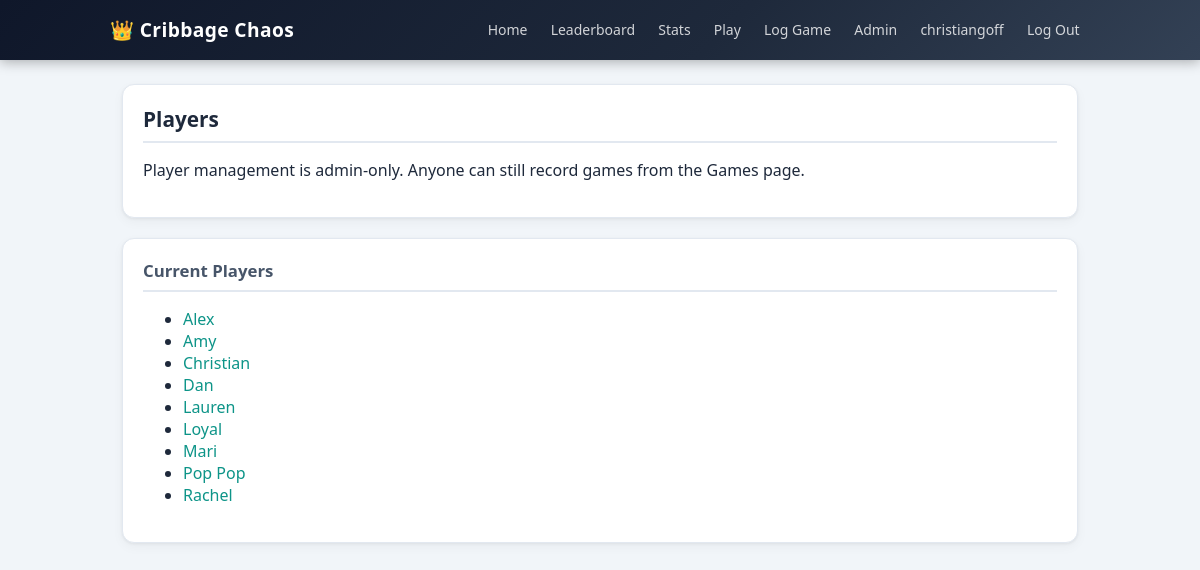
Page /players (signed in) on the committed database.
### app.py (models this page shows, shortened)
class User(db.Model):
    __tablename__ = "users"
    id = db.Column(db.Integer, primary_key=True)
    username = db.Column(db.String(80), unique=True, nullable=False)
    password_hash = db.Column(db.String(200), nullable=False)
    is_admin = db.Column(db.Boolean, default=False, nullable=False)
    player_id = db.Column(db.Integer, db.ForeignKey("players.id"), nullable=True)
    created_at = db.Column(db.DateTime, nullable=False, default=datetime.utcnow)
    player = db.relationship("Player", foreign_keys=[player_id])

class Player(db.Model):
    __tablename__ = "players"
    id = db.Column(db.Integer, primary_key=True)
    name = db.Column(db.String(80), unique=True, nullable=False)
    created_at = db.Column(db.DateTime, nullable=False, default=datetime.utcnow)

### app.py (the view)
@app.route("/players")
def players():
    all_players = Player.query.order_by(Player.name.asc()).all()
    return render_template("players.html", players=all_players)

### app.py (called while the page is built)
def current_user() -> "User | None":
    uid = session.get("user_id")
    if uid:
        return User.query.get(uid)
    return None

@app.context_processor
def inject_auth_context():
    u = current_user()
    return {"is_admin": bool(u and u.is_admin), "current_user": u}

### templates/players.html
{% extends "layout.html" %}
{% block content %}
<section class="panel">
  <h2>Players</h2>
  <p>Player management is admin-only. Anyone can still record games from the Games page.</p>
</section>
<section class="panel">
  <h3>Current Players</h3>
  <ul>
    {% for player in players %}
      <li><a href="{{ url_for('player_profile', player_id=player.id) }}" class="player-link">{{ player.name }}</a></li>
    {% else %}
      <li>No players added yet.</li>
    {% endfor %}
  </ul>
</section>
{% endblock %}

### templates/layout.html (shortened to what this page needs)
<!doctype html>
<html lang="en">
<head>
  <link rel="stylesheet" href="{{ url_for('static', filename='style.css') }}">
</head>
<body>
  <header>
    <div class="header-inner">
      <h1>👑 Cribbage Chaos</h1>
      <nav id="nav-menu">
        <a href="{{ url_for('index') }}">Home</a>
        <a href="{{ url_for('leaderboard') }}">Leaderboard</a>
        <a href="{{ url_for('stats') }}">Stats</a>
        <a href="{{ url_for('play_lobby') }}">Play</a>
        {% if current_user %}
          <a href="{{ url_for('games') }}">Log Game</a>
          {% if is_admin %}
            <a href="{{ url_for('admin_panel') }}">Admin</a>
          {% endif %}
          <a href="{{ url_for('account') }}">{{ current_user.username }}</a>
          <form method="post" action="{{ url_for('logout') }}" class="inline-nav-form">
            <button type="submit" class="link-button">Log Out</button>
          </form>
        {% else %}
          <a href="{{ url_for('login') }}">Log In</a>
          <a href="{{ url_for('register') }}">Register</a>
        {% endif %}
      </nav>
    </div>
  </header>
  <main>
    {% block content %}{% endblock %}
  </main>
</body>
</html>

### static/style.css (style rules this page uses)
:root { --bg: #f1f5f9; --ink: #1e293b; --panel: #ffffff; --line: #e2e8f0; --accent: #0d9488; --accent-dark: #0f766e; --accent-light: #f0fdfa; --gold: #f59e0b; --ok: #16a34a; --err: #dc2626; }
* { box-sizing: border-box; }
body { margin: 0; font-family: system-ui, -apple-system, "Segoe UI", Roboto, sans-serif; color: var(--ink); background: var(--bg); min-height: 100vh; }
header { background: linear-gradient(135deg, #0f172a 0%, #1e293b 60%, #334155 100%); color: white; box-shadow: 0 2px 12px rgba(0,0,0,0.3); position: sticky; top: 0; z-index: 100; }
.header-inner { max-width: 1020px; margin: 0 auto; padding: 0.875rem 1.25rem; display: flex; align-items: center; gap: 1rem; }
header h1 { margin: 0; font-size: 1.2rem; font-weight: 700; letter-spacing: 0.02em; white-space: nowrap; flex-shrink: 0; }
nav { display: flex; gap: 0.15rem; align-items: center; flex-wrap: wrap; margin-left: auto; }
nav a { color: rgba(255,255,255,0.8); text-decoration: none; font-size: 0.875rem; padding: 0.4rem 0.65rem; border-radius: 6px; transition: background 0.15s, color 0.15s; }
main { max-width: 980px; margin: 1.5rem auto; padding: 0 0.75rem; }
.panel { background: var(--panel); border: 1px solid var(--line); border-radius: 12px; padding: 1.25rem; margin-bottom: 1.25rem; box-shadow: 0 1px 3px rgba(0,0,0,0.06), 0 4px 12px rgba(0,0,0,0.04); }
.panel h2, .panel h3 { margin-top: 0; color: var(--ink); border-bottom: 2px solid var(--line); padding-bottom: 0.5rem; margin-bottom: 1rem; font-weight: 600; }
.panel h2 { font-size: 1.3rem; }
.panel h3 { font-size: 1.05rem; color: #475569; }
button { padding: 0.5rem 1rem; border: none; border-radius: 7px; background: var(--accent); color: white; cursor: pointer; font-family: inherit; font-size: 0.9rem; font-weight: 500; transition: background 0.15s, transform 0.1s, box-shadow 0.15s; }
.inline-nav-form { margin: 0; }
.link-button { background: transparent; border: none; color: rgba(255,255,255,0.8); padding: 0.4rem 0.65rem; font-size: 0.875rem; cursor: pointer; border-radius: 6px; font-family: inherit; font-weight: normal; text-decoration: none; box-shadow: none; }
.player-link { color: var(--accent); text-decoration: none; font-weight: 500; }

### rows in the picture
User: username "christiangoff"
Player: name "Alex"
Player: name "Amy"
Player: name "Christian"
Player: name "Dan"
Player: name "Lauren"
Player: name "Loyal"
Player: name "Mari"
Player: name "Pop Pop"
Player: name "Rachel"
